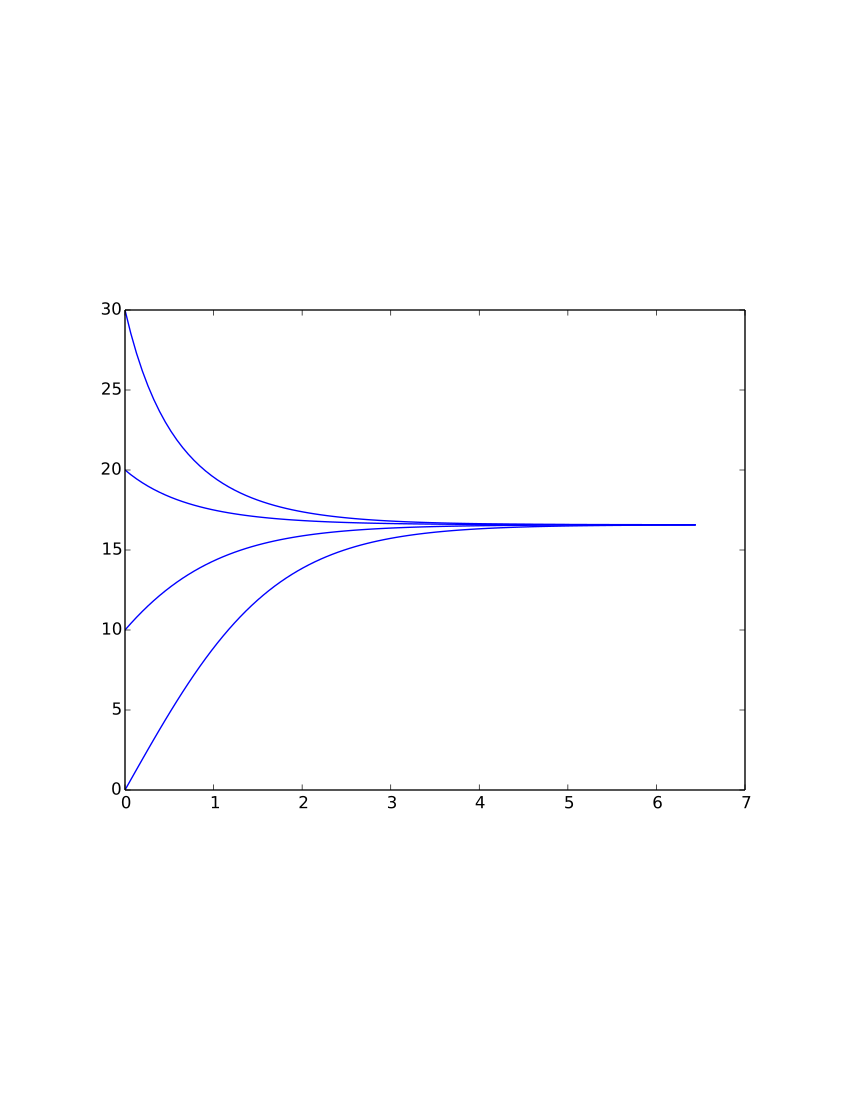

Here is the Python script that generated this plot:
# -*- coding: utf-8 -*-
"""
Created on Mon Mar 30 16:23:43 2015

@author: remy
"""
import os.path
import matplotlib.pyplot as plt
nom_pdf = os.path.basename(__file__).replace('.py','.pdf')

def vpara(v0,T,n):
    g = float(9.81)
    K = float(0.0357)
    h = T/float(n)
    t = [i*h for i in range(n)]
    v = [0. for i in range(n)]
    v[0] = v0
    for i in range(n-1):
        v[i+1] = v[i] +(g - K*v[i]**2)*h
    return [t,v]

vini = [0.,10.,20.,30.]
for v in vini:    
  truc = vpara(v,6.5,100)
  plt.plot(truc[0],truc[1])
  
#plt.show()
plt.savefig(nom_pdf)
plt.close()
